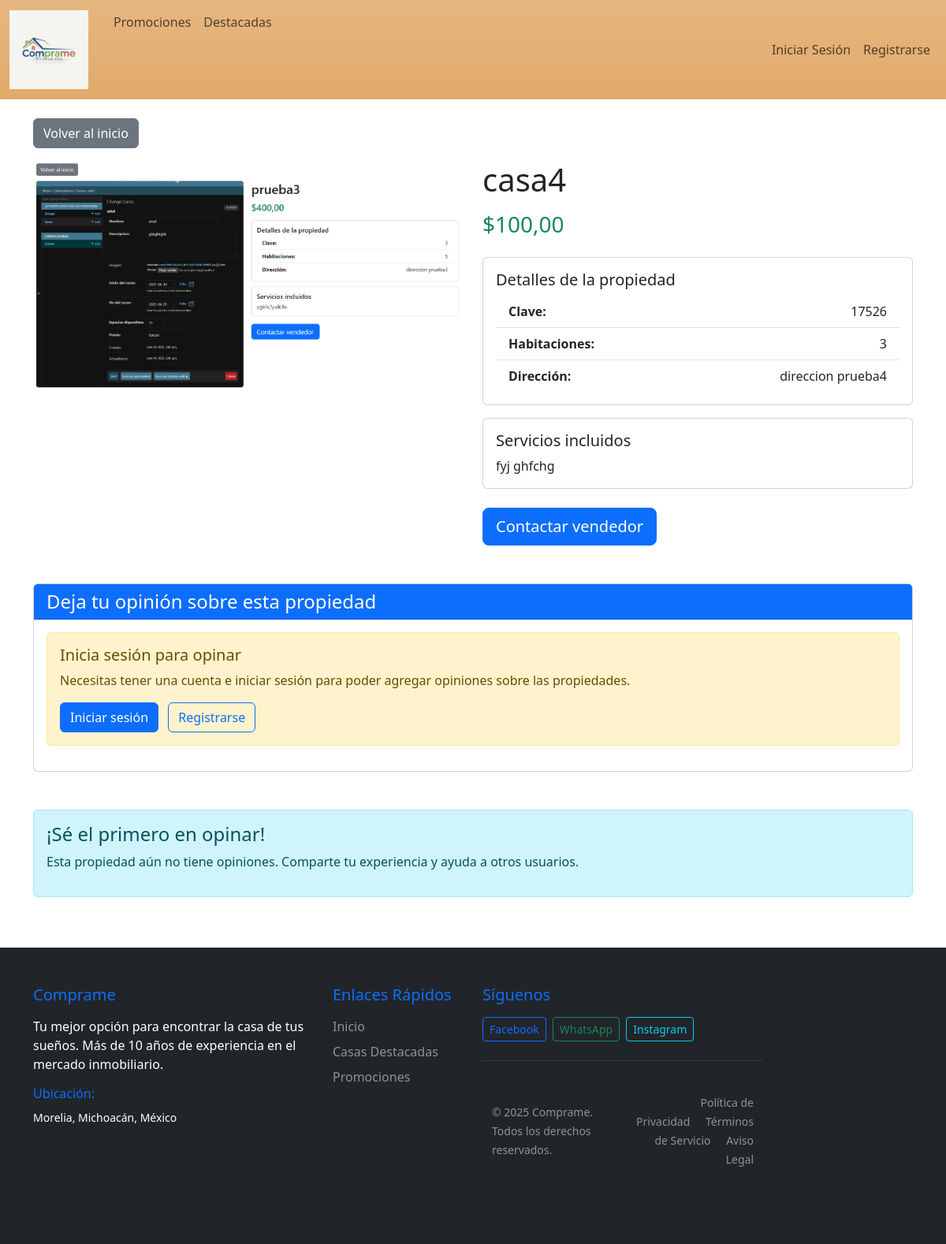
The app's page /Ver_casa/5/ with its own data.
### inicio/models.py (models this page shows, shortened)
class Casas(models.Model):
    nombre = models.CharField(max_length=100, verbose_name="Nombre")
    clave = models.IntegerField(verbose_name="Clave")
    costo = models.DecimalField(max_digits=10, decimal_places=2, verbose_name="Costo")
    numhabitaciones = models.IntegerField(verbose_name="Número de habitaciones")
    direccion = models.CharField(max_length=255, verbose_name="Dirección")
    servicios = models.TextField(verbose_name="Servicios")
    destacada = models.BooleanField(default=False, verbose_name="Casa Destacada")
    imagen = models.ImageField(upload_to='imagenes/', verbose_name="Imagen")
    en_promocion = models.BooleanField(default=False, verbose_name="En promoción")
    precio_promocional = models.DecimalField(max_digits=10, decimal_places=2, null=True, blank=True, verbose_name="Precio promocional")
    fecha_fin_promocion = models.DateField(blank=True, null=True, verbose_name="Fecha fin promoción")
    class Meta:
        verbose_name = "Casa"
        verbose_name_plural = "Casas"

### inicio/views.py (the view, shortened to what this page needs)
# urls.py: path('Ver_casa/<int:casa_id>/', views.vercasa, name='vercasa'),
def vercasa(request, casa_id):
    casa = get_object_or_404(Casas, id=casa_id)
    opiniones = Opiniones.objects.filter(casa=casa).order_by('-fecha_creacion')
    opinion_form = OpinionesForm()
    contacto_form = ContactoForm()
    context = {
        'casa': casa,
        'opiniones': opiniones,
        'opinion_form': opinion_form,
        'contacto_form': contacto_form
    }
    return render(request, 'inicio/VistaCasa.html', context)

### inicio/templates/inicio/VistaCasa.html (shortened to what this page needs)
{% extends 'inicio/encabezado.html' %}
{% block contenido %}
<div class="container mt-4">
    <div class="row mb-3">
        <div class="col">
            <a href="{% url 'principal' %}" class="btn btn-secondary">
                Volver al inicio
            </a>
        </div>
    </div>
    <div class="row">
        <div class="col-md-6">
            {% if casa.imagen %}
                <img src="{{casa.imagen.url}}" class="img-fluid rounded" alt="{{casa.nombre}}">
            {% else %}
                <div class="bg-secondary text-white d-flex align-items-center justify-content-center rounded" style="height: 400px;">
                    <span>Sin imagen disponible</span>
                </div>
            {% endif %}
        </div>
        <div class="col-md-6">
            <h1 class="mb-3">{{casa.nombre}}</h1>
            <h3 class="text-success mb-4">${{casa.costo}}</h3>
            <div class="card">
                <div class="card-body">
                    <h5 class="card-title">Detalles de la propiedad</h5>
                    <ul class="list-group list-group-flush">
                        <li class="list-group-item d-flex justify-content-between">
                            <strong>Clave:</strong>
                            <span>{{casa.clave}}</span>
                        </li>
                        <li class="list-group-item d-flex justify-content-between">
                            <strong>Habitaciones:</strong>
                            <span>{{casa.numhabitaciones}}</span>
                        </li>
                        <li class="list-group-item d-flex justify-content-between">
                            <strong>Dirección:</strong>
                            <span>{{casa.direccion}}</span>
                        </li>
                    </ul>
                </div>
            </div>
            <div class="card mt-3">
                <div class="card-body">
                    <h5 class="card-title">Servicios incluidos</h5>
                    <p class="card-text">{{casa.servicios}}</p>
                </div>
            </div>
            <div class="mt-4">
                <button class="btn btn-primary btn-lg me-2" data-bs-toggle="modal" data-bs-target="#contactoModal">
                     Contactar vendedor
                </button>
            </div>
        </div>
    </div>
    <div class="row mt-5">
        <div class="col-12">
            <div class="card">
                <div class="card-header bg-primary text-white">
                    <h4 class="mb-0">
                         Deja tu opinión sobre esta propiedad
                    </h4>
                </div>
                <div class="card-body">
                    {% if user.is_authenticated %}
                    <form method="post" enctype="multipart/form-data">
                        {% csrf_token %}
                        <input type="hidden" name="opinion_form" value="1">
                        <div class="mb-3">
                            <label class="form-label">Opinando como:</label>
                            <div class="alert alert-info py-2">
                                <i class="bi bi-person-circle"></i>
                                <strong>
                                    {% if user.get_full_name %}
                                        {{user.get_full_name}} ({{user.username}})
                                    {% else %}
                                        {{user.username}}
                                    {% endif %}
                                </strong>
                            </div>
                        </div>
                        <div class="mb-3">
                            <label for="{{opinion_form.comentario.id_for_label}}" class="form-label">{{ opinion_form.comentario.label }}</label>
                            {{ opinion_form.comentario }}
                        </div>
                        <div class="mb-3">
                            <label for="{{opinion_form.imagen.id_for_label}}" class="form-label">{{ opinion_form.imagen.label }}</label>
                            {{ opinion_form.imagen }}
                            <small class="form-text text-muted">Puedes agregar una imagen relacionada con tu opinión (opcional)</small>
                        </div>
                        <button type="submit" class="btn btn-primary btn-lg">
                            <i class="bi bi-chat-dots"></i> Enviar opinión
                        </button>
                    </form>
                    {% else %}
                    <div class="alert alert-warning">
                        <h5> Inicia sesión para opinar</h5>
                        <p>Necesitas tener una cuenta e iniciar sesión para poder agregar opiniones sobre las propiedades.</p>
                        <a href="{% url 'login' %}" class="btn btn-primary me-2">Iniciar sesión</a>
                        <a href="{% url 'register' %}" class="btn btn-outline-primary">Registrarse</a>
                    </div>
                    {% endif %}
                </div>
            </div>
        </div>
    </div>
    {% if opiniones %}
    <div class="row mt-5">
        <div class="col-12">
            <h3>
                <i class="bi bi-chat-square-text"></i>
                Opiniones de otros usuarios ({{ opiniones|length }})
            </h3>
            {% for opinion in opiniones %}
            <div class="card mb-3">
                <div class="card-body">
                    <div class="d-flex justify-content-between align-items-start">
                        <div class="flex-grow-1">
                            <h5 class="card-title mb-1">
                                <i class="bi bi-person-circle"></i>
                                {% if opinion.usuario.get_full_name %}
                                    {{opinion.usuario.get_full_name}}
                                {% else %}
                                    {{opinion.usuario.username}}
                                {% endif %}
                            </h5>
                            <small class="text-muted">{{opinion.fecha_creacion|date:"d/m/Y H:i"}}</small>
                            {% if opinion.fecha_modificacion != opinion.fecha_creacion %}
                                <small class="text-muted">(Editado: {{opinion.fecha_modificacion|date:"d/m/Y H:i"}})</small>
                            {% endif %}
                        </div>
                        {% if user.is_authenticated and opinion.usuario == user %}
                        <div class="ms-2">
                            <div class="btn-group" role="group" aria-label="Acciones de opinión">
                                <a href="{% url 'editar_opinion' opinion.id %}" class="btn btn-sm btn-outline-primary" title="Editar opinión">
                                    <i class="bi bi-pencil">Editar Opinión</i>
                                </a>
                                <a href="{% url 'eliminar_opinion' opinion.id %}" class="btn btn-sm btn-outline-danger" title="Eliminar opinión">
                                    <i class="bi bi-trash">Eliminar Opinión</i>
                                </a>
                            </div>
                        </div>
                        {% endif %}
                    </div>
                    {% if opinion.imagen %}
                    <div class="mt-3 mb-3">
                        <img src="{{opinion.imagen.url}}" class="img-fluid rounded" alt="Imagen de opinión" style="max-height: 300px; max-width: 100%; object-fit: cover;">
                    </div>
                    {% endif %}
                    <p class="card-text mt-2">{{opinion.comentario}}</p>
                </div>
            </div>
            {% endfor %}
        </div>
    </div>
    {% else %}
    <div class="row mt-5">
        <div class="col-12">
            <div class="alert alert-info">
                <h4> ¡Sé el primero en opinar!</h4>
                <p>Esta propiedad aún no tiene opiniones. Comparte tu experiencia y ayuda a otros usuarios.</p>
            </div>
        </div>
    </div>
    {% endif %}
</div>
{% endblock %}

### records on screen
Casas: imagen (picture), nombre "casa4", costo "100,00", clave "17526", numhabitaciones "3", direccion "direccion prueba4", servicios "fyj ghfchg"
